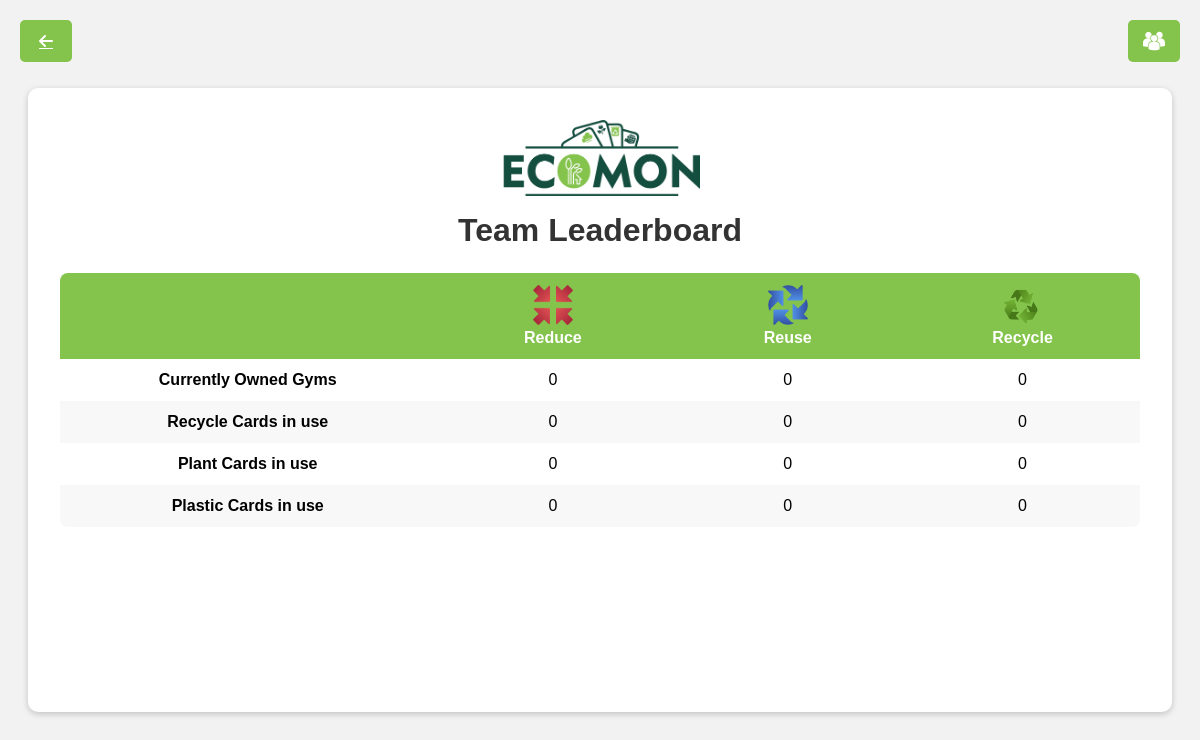
The page /team_leaderboard (signed in) on the database its author committed.
### backend/models.py (models this page shows)
class Team(models.Model):
    name = models.CharField(max_length=100,primary_key=True)
    color = models.CharField(max_length=100)
    icon = models.ImageField()
    icon = models.ImageField(upload_to='static/images/teams/')
    user_selectable = models.BooleanField(default=True) # If the user can join this team or not

### backend/views.py (the view, shortened to what this page needs)
# urls.py: path('team_leaderboard', views.team_leaderboard),
@login_required
def team_leaderboard(request):
    teams = Team.objects.filter(user_selectable=True)
    teams_data = []
    for team in teams:
        gyms = Gym.objects.filter(owning_player__profile__team_name=team)
        gyms_owned = gyms.count()
        recycle_cards_in_use = 0
        plant_cards_in_use = 0
        plastic_cards_in_use = 0
        teams_data.append({
            'icon_url': team.icon.url,
            'name': team.name,
            'currently_owned_gyms': gyms_owned,
            'recycle_cards_in_use': recycle_cards_in_use,
            'plant_cards_in_use': plant_cards_in_use,
            'plastic_cards_in_use': plastic_cards_in_use,
        })
    context = {
        'teams': teams_data,
    }
    return render(request, 'backend/leaderboard/team_leaderboard.html', context)

### templates/backend/leaderboard/team_leaderboard.html (shortened to what this page needs)
<!DOCTYPE html>
<html>
<head>
    {% load static %}
    <link rel="stylesheet" href="https://cdnjs.cloudflare.com/ajax/libs/font-awesome/6.0.0/css/all.min.css">
    <link rel="stylesheet" href="{% static 'css/backend/leaderboard/team_leaderboard.css' %}">
</head>
<body>
    <a href="/home" class="button back-button">
        <i class="fas fa-arrow-left"></i>
    </a>
    <a href="/player_leaderboard" class="button leaderboard-button" >
        <img src="{% static 'images/backend/leaderboard/teamIcon.png' %}" alt="Player Leaderboard" class="button-image">
    </a>
    <div class="leaderboard-wrapper">
        <div class="leaderboard-container">
            <img class="title-logo" alt="ecomon logo" src="{% static 'images/backend/scanner/Ecomon1-removebg.png' %}">
            <h1>Team Leaderboard</h1>
            <div class="table-wrapper">
                <table class="leaderboard-table styled-table">
                    <thead>
                        <tr>
                            <th></th>
                            {% for team in teams %}
                            <th>
                                <img src="{{ team.icon_url }}" alt="{{ team.name }}">
                                <div>{{ team.name }}</div>
                            </th>
                            {% endfor %}
                        </tr>
                    </thead>
                    <tbody>
                        <tr>
                            <td class="metric-label">Currently Owned Gyms</td>
                            {% for team in teams %}
                            <td>{{ team.currently_owned_gyms }}</td>
                            {% endfor %}
                        </tr>
                        <tr>
                            <td class="metric-label">Recycle Cards in use</td>
                            {% for team in teams %}
                            <td>{{ team.recycle_cards_in_use }}</td>
                            {% endfor %}
                        </tr>
                        <tr>
                            <td class="metric-label">Plant Cards in use</td>
                            {% for team in teams %}
                            <td>{{ team.plant_cards_in_use }}</td>
                            {% endfor %}
                        </tr>
                        <tr>
                            <td class="metric-label">Plastic Cards in use</td>
                            {% for team in teams %}
                            <td>{{ team.plastic_cards_in_use }}</td>
                            {% endfor %}
                        </tr>
                    </tbody>
                </table>
            </div>
        </div>
    </div>
</body>
</html>

### static/css/backend/leaderboard/team_leaderboard.css (style rules this page uses)
body { margin: 0; padding: 0; background-color: #f2f2f2; font-family: Arial, sans-serif; }
.leaderboard-wrapper { display: flex; justify-content: center; align-items: center; min-height: 100vh; }
.leaderboard-container { background-color: #fff; border-radius: 10px; box-shadow: 0 2px 6px rgba(0,0,0,0.2); padding: 2rem; max-width: 1200px; width: 90%; min-height: 70vh; text-align: center; }
.title-logo { display: block; margin: 0 auto 1rem auto; width: 200px; }
h1 { margin-top: 0; margin-bottom: 1.5rem; font-size: 2rem; color: #333; }
.table-wrapper { overflow-x: auto; }
.styled-table { width: 100%; border-collapse: separate; border-spacing: 0; border-radius: 8px; overflow: hidden; margin-bottom: 1rem; }
.styled-table thead tr { background-color: #84C44C; color: #ffffff; text-align: center; font-weight: bold; }
.styled-table th, .styled-table td { padding: 12px 15px; min-width: 100px; text-align: center; }
.styled-table img { height: 40px; }
.styled-table tbody tr:nth-of-type(even) { background-color: #f8f8f8; }
.styled-table tbody tr:last-of-type { border-bottom: 2px solid #84C44C; }
.metric-label { text-align: left; font-weight: bold; }
.button { width: 22px; height: 22px; background-color: #84C44C; color: white; font-weight: bold; padding: 10px 15px; border: none; border-radius: 5px; text-align: center; display: inline-flex; align-items: center; justify-content: center; cursor: pointer; transition: background-color 0.3s ease; }
.button-image { height: 100%; width: 100%; object-fit: cover; filter: invert(); }
.back-button { position: fixed; top: 20px; left: 20px; z-index: 1000; }
.leaderboard-button { position: fixed; top: 20px; right: 20px; z-index: 1000; }

### rows shown on the page
Team: name "Reduce"
Team: name (picture), name "Reuse"
Team: name (picture), name "Recycle"

### other values the page prints
{{ team.currently_owned_gyms }} "0" "0" "0"
{{ team.recycle_cards_in_use }} "0" "0" "0"
{{ team.plant_cards_in_use }} "0" "0" "0"
{{ team.plastic_cards_in_use }} "0" "0" "0"
